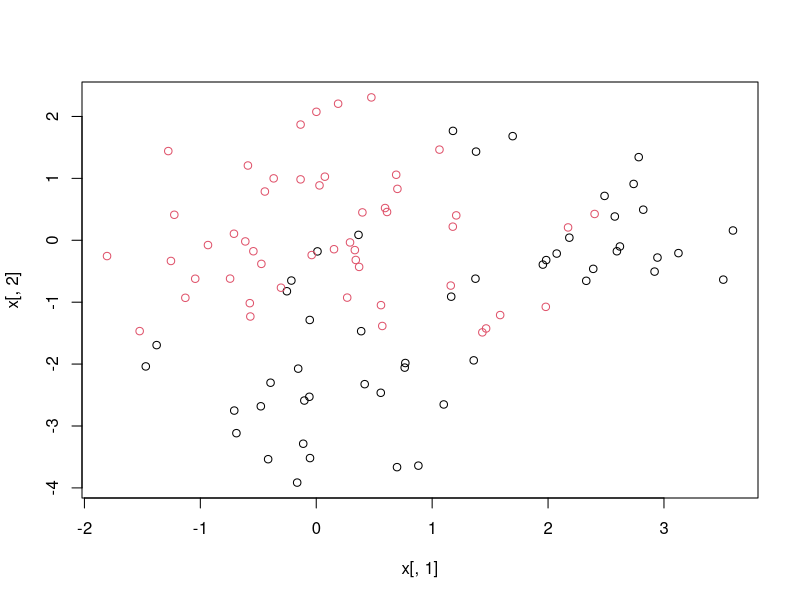

Write the R code that produced this figure. (Note: this script raises an error after producing the figure.)
## ---- chunk 1
set.seed(1)
x = matrix(rnorm(100*2), ncol= 2)
x[1:25,1] =x[1:25,1]+2
x[26:50,2] = x[26:50,2]-2
y= c(rep(1,50), rep(2, 50))

plot(x[,1], x[,2], col=as.factor(y+1))
## ---- chunk 2
set.seed(1)
dat = data.frame(x=x, y=as.factor(y))
tune.out = tune(svm, y~., data=dat, kernel="linear", ranges=list(cost=c(0.001, 0.01, 0.1, 1, 5, 10, 100)))
summary(tune.out)
## ---- chunk 3
set.seed(1)
x.test = matrix(rnorm(100*2), ncol= 2)
x.test[1:25,1] =x.test[1:25,1]+2
x.test[26:50,2] = x.test[26:50,2]-2
y.test= c(rep(1,50), rep(2, 50))

testdat = data.frame(x=x.test, y=y.test)

preds = predict(tune.out$best.model, data=testdat)
table(predict=preds, truth = y.test)
